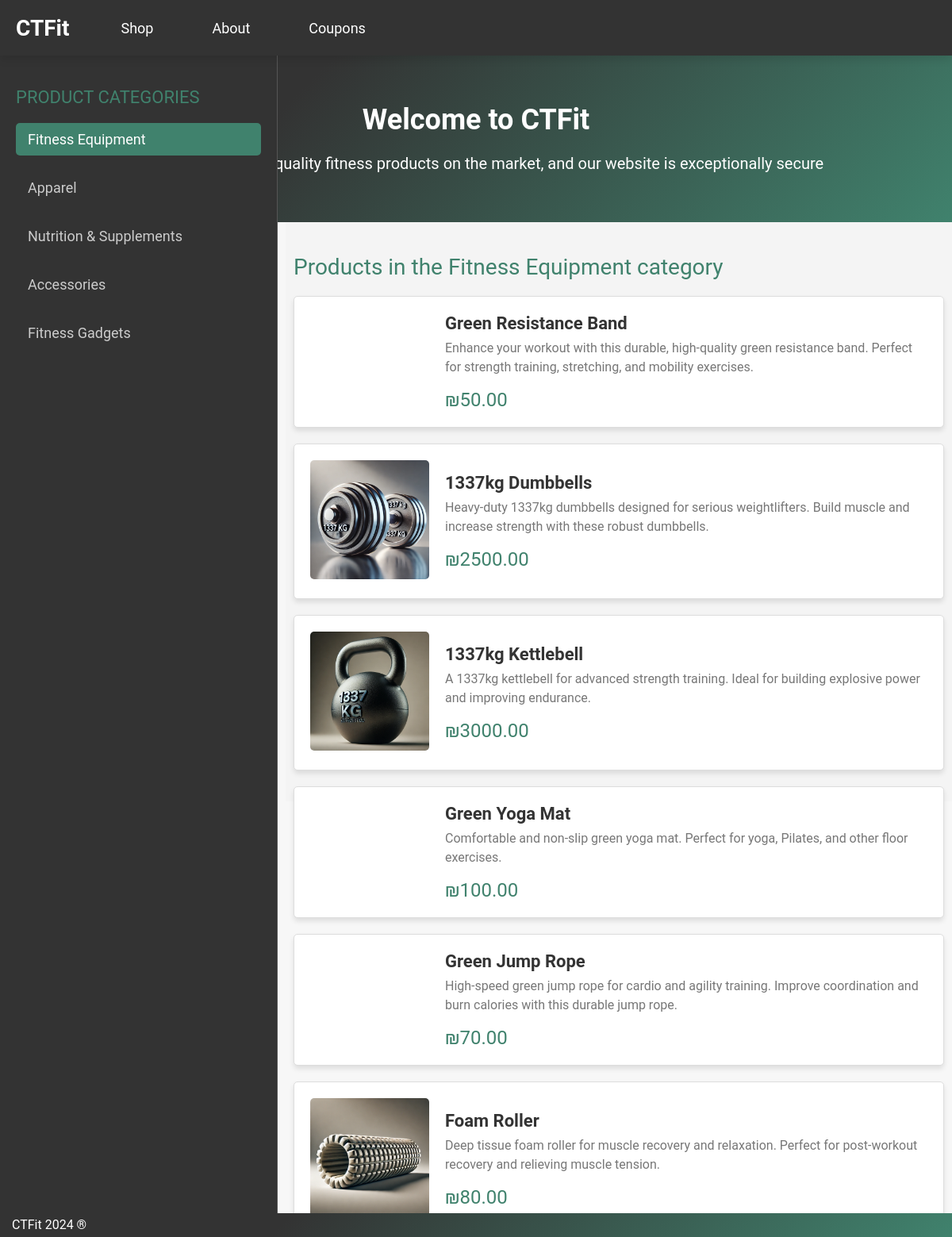
The app's page /category.php?category=Fitness+Equipment with its own data.
### tables this page shows
CREATE TABLE `products_2` (
  `id` int NOT NULL,
  `image` varchar(255) NOT NULL,
  `title` varchar(255) NOT NULL,
  `price` varchar(10) NOT NULL,
  `description` text NOT NULL,
  `category` varchar(100) NOT NULL,
  `meta_description` varchar(255) NOT NULL,
  `meta_keywords` varchar(255) NOT NULL
);

### php/functions.php (called while the page is built, shortened)
<?php
function dbConnect(){
    $mysqli = new mysqli(SERVER, USERNAME, PASSWORD, DATABASE);
    if($mysqli->connect_errno != 0){
        return FALSE;
    }else{
        return $mysqli;
    }
}
function getCategories(){
    $mysqli = dbConnect();
    $result = $mysqli->query("SELECT DISTINCT category FROM products_2");
    while($row = $result->fetch_assoc()){
        $categories[] = $row;
    }
    return $categories;
}
function getProductsByCategory($category){
    $mysqli = dbConnect();
    $smtp = $mysqli->prepare("SELECT * FROM products_2 WHERE category = ?");
    $smtp->bind_param("s", $category);
    $smtp->execute();
    $result = $smtp->get_result();
    $data = $result->fetch_all(MYSQLI_ASSOC);
    return $data;
}

### category.php (the view, shortened to what this page needs)
<?php require "php/functions.php" ?>
<?php
    if (isset($_GET["category"])) {
        $cat = urldecode($_GET["category"]);
    }
?>
<!DOCTYPE html>
<html lang="en">
<head>
    <link rel="stylesheet" href="css/style.css">
</head>
<body>
    <?php include "includes/nav.php" ?>
    <?php include "includes/header.php" ?>
    <main>
        <div class="left">
            <div class="section-title">Product Categories</div>
            <?php $categories = getCategories(); ?>
            <?php
                foreach ($categories as $category) {
                   ?>
                        <a href="category.php?category=<?php echo urlencode($category['category']) ?>">
                            <?php echo ucfirst($category['category']) ?>
                        </a>
                    <?php
                }
            ?>
        </div>
        <div class="right">
            <div class="section-title">Products in the <?php echo ucfirst($cat)?> category</div>
            <div class="product-list">
                <?php $products = getProductsByCategory($cat); ?>
                <?php foreach ($products as $product): ?>
                    <div class="product">
                        <div class="product-left">
                            <img src="<?php echo "products/{$product['image']}" ?>" alt="">
                        </div>
                        <div class="product-right">
                            <p class="title">
                                <a href="product.php?title=<?php echo urlencode($product['title']) ?>">
                                    <?php echo $product['title'] ?>
                                </a>
                            </p>
                            <p class="description">
                                <?php echo $product['description'] ?>
                            </p>
                            <p class="price">
                                <?php echo $product['price'] ?>
                            </p>
                        </div>
                    </div>
                <?php endforeach; ?>
            </div>
        </div>
    </main>
    <?php include "includes/footer.php" ?>
</body>
</html>

### includes/nav.php
<nav>
        <div class="brand">CTFit</div>
        <div class="links">
            <a data-active="index" href="index.php">Shop</a>
            <a data-active="about" href="about.php">About</a>
            <a data-active="coupons" href="coupons.php">Coupons</a>
        </div>
    </nav>

### includes/header.php
<header>
    <h1>Welcome to CTFit</h1>
    <p class="sub-title">
    We offer the highest quality fitness products on the market, and our website is exceptionally secure
    </p>
</header>

### includes/footer.php
<footer>
    <div class="footer-content">
        CTFit 2024 ®
    </div>
</footer>

### css/style.css (style rules this page uses)
* { margin: 0; padding: 0; box-sizing: border-box; }
html, body { height: 100%; margin: 0; padding: 0; font-family: 'Roboto', sans-serif; color: #333; background-color: #f7f7f7; }
nav { display: grid; grid-template-columns: auto 1fr; align-items: center; grid-column-gap: 30px; grid-template-rows: 70px; box-shadow: 0 5px 10px rgba(0, 0, 0, 0.1); position: sticky; top: 0; background-color: #333; padding-left: 20px; padding-right: 20px; z-index: 1000; }
nav .brand { font-size: 28px; font-weight: bold; color: #fff; }
nav a { text-decoration: none; display: inline-block; padding: 10px 35px; transition: background-color 0.3s, color 0.3s; color: #fff; font-size: 18px; }
header { padding: 60px 20px; background: linear-gradient(135deg, #333 30%, #40826D); color: white; text-align: center; }
header h1 { font-size: 36px; margin-bottom: 10px; }
header .sub-title { margin-top: 20px; line-height: 28px; font-size: 20px; }
main { display: flex; height: calc(100vh - 70px); margin-top: 0; }
main .left { background-color: #333; border-right: thin solid #555; padding: 20px; color: #ccc; width: 350px; position: fixed; top: 70px; left: 0; bottom: 0; }
main .left .section-title { font-size: 22px; margin-bottom: 20px; margin-top: 20px; color: #40826D; text-transform: uppercase; }
main .left a { display: block; text-decoration: none; color: #ccc; font-size: 18px; margin-bottom: 20px; padding: 10px 15px; border-radius: 5px; transition: background-color 0.3s, color 0.3s; }
main .left a:hover, main .left a.active { background-color: #40826D; color: #fff; }
main .right { flex-grow: 1; padding: 40px 10px; margin-left: 360px; background-color: #f4f4f4; }
main .right .section-title { font-size: 28px; color: #40826D; margin-bottom: 20px; }
main .right .product-list { display: flex; flex-direction: column; gap: 20px; }
main .right .product { display: flex; padding: 20px; background-color: #fff; border: 1px solid #ddd; border-radius: 5px; box-shadow: 0 4px 6px rgba(0, 0, 0, 0.1); transition: transform 0.3s, box-shadow 0.3s; }
main .right .product-left { flex: 0 0 150px; margin-right: 20px; }
main .right .product-left img { width: 100%; border-radius: 5px; transition: transform 0.3s; }
main .right .product-right { flex: 1; display: flex; flex-direction: column; justify-content: center; }
main .right .title a { font-weight: bold; font-size: 22px; text-decoration: none; color: #333; line-height: 28px; margin-bottom: 10px; transition: color 0.3s; }
main .right .description { margin-top: 5px; color: #777; font-size: 16px; line-height: 24px; }
main .right .price { font-size: 24px; margin-top: 15px; color: #40826D; }
footer { background: linear-gradient(135deg, #333 30%, #40826D); padding: 15px; width: 100%; color: white; text-align: left; position: fixed; bottom: 0; overflow: hidden; line-height: 1; }
.footer-content { display: inline-block; white-space: nowrap; position: absolute; top: 50%; transform: translateY(-50%); animation: moveText 20s linear infinite; }

### category.php (style rules this page uses)
footer { position: fixed; bottom: 0; }

### records on screen
products_2: title "Green Resistance Band", description "Enhance your workout with this durable, high-quality green resistance band. Perfect for strength training, stretching, and mobility exercises.", price "₪50.00"
products_2: image (picture), title "1337kg Dumbbells", description "Heavy-duty 1337kg dumbbells designed for serious weightlifters. Build muscle and increase strength with these robust dumbbells.", price "₪2500.00"
products_2: image (picture), title "1337kg Kettlebell", description "A 1337kg kettlebell for advanced strength training. Ideal for building explosive power and improving endurance.", price "₪3000.00"
products_2: title "Green Yoga Mat", description "Comfortable and non-slip green yoga mat. Perfect for yoga, Pilates, and other floor exercises.", price "₪100.00"
products_2: title "Green Jump Rope", description "High-speed green jump rope for cardio and agility training. Improve coordination and burn calories with this durable jump rope.", price "₪70.00"
products_2: image (picture), title "Foam Roller", description "Deep tissue foam roller for muscle recovery and relaxation. Perfect for post-workout recovery and relieving muscle tension.", price "₪80.00"

### other values on screen
$category['category'] "Fitness Equipment"
$category['category'] "Apparel"
$category['category'] "Nutrition & Supplements"
$category['category'] "Accessories"
$category['category'] "Fitness Gadgets"
$cat "Fitness Equipment"
